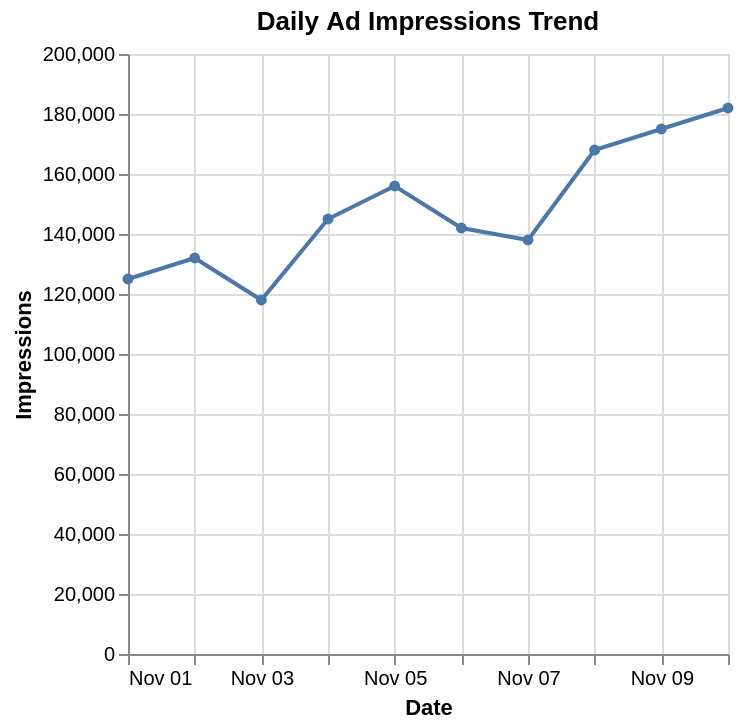

Describe this chart as a Vega-Lite specification.
### Vega-Lite specification from a JSON file in a GitHub repository (floating-point values rounded to 4 significant figures)
{"$schema": "https://vega.github.io/schema/vega-lite/v5.json", "description": "Daily impression trends", "data": {"values": [{"date": "2024-11-01", "impressions": 125000}, {"date": "2024-11-02", "impressions": 132000}, {"date": "2024-11-03", "impressions": 118000}, {"date": "2024-11-04", "impressions": 145000}, {"date": "2024-11-05", "impressions": 156000}, {"date": "2024-11-06", "impressions": 142000}, {"date": "2024-11-07", "impressions": 138000}, {"date": "2024-11-08", "impressions": 168000}, {"date": "2024-11-09", "impressions": 175000}, {"date": "2024-11-10", "impressions": 182000}]}, "mark": {"type": "line", "point": true, "strokeWidth": 2}, "encoding": {"x": {"field": "date", "type": "temporal", "axis": {"title": "Date", "format": "%b %d"}}, "y": {"field": "impressions", "type": "quantitative", "axis": {"title": "Impressions", "format": ",.0f"}}, "tooltip": [{"field": "date", "type": "temporal", "format": "%B %d, %Y"}, {"field": "impressions", "type": "quantitative", "format": ",.0f"}]}, "title": "Daily Ad Impressions Trend"}
